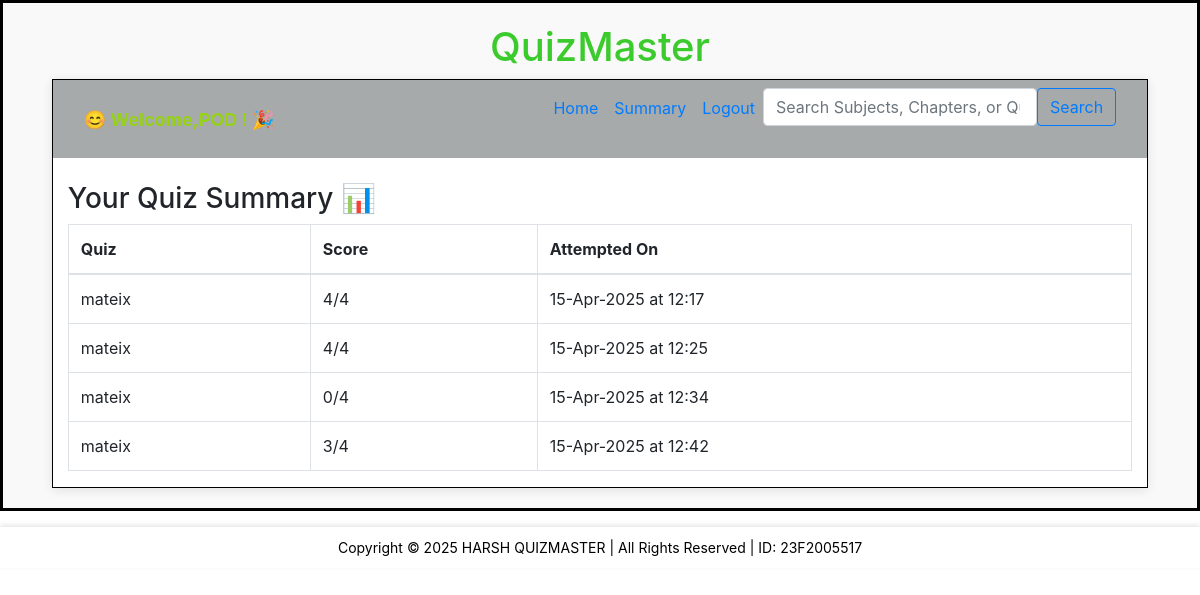
/summary (signed in), run on the app's committed database.
### backend/models.py (models this page shows)
class Score(db.Model):
    __tablename__ = "score"
    id = db.Column(db.Integer, primary_key=True)
    time_stamp_of_attempt = db.Column(db.DateTime, nullable=False, default=datetime.utcnow)
    total_scored = db.Column(db.Integer, nullable=False)
    quiz_id = db.Column(db.Integer, db.ForeignKey("quiz.id"), nullable=False)
    user_id = db.Column(db.Integer, db.ForeignKey("user_info.id"), nullable=False)

class Quiz(db.Model):
    __tablename__ = "quiz"
    id = db.Column(db.Integer, primary_key=True)
    name = db.Column(db.String, nullable=False)
    date_of_quiz = db.Column(db.Date, nullable=False)
    time_duration = db.Column(db.Integer, nullable=False)
    remarks = db.Column(db.Text, nullable=True, default="No remarks")
    chapter_id = db.Column(db.Integer, db.ForeignKey("chapter.id"), nullable=False)
    scores = db.relationship("Score", cascade="all,delete", backref="quiz", lazy=True)
    questions = db.relationship("Question", cascade="all,delete", backref="quiz", lazy=True)

### backend/controllers.py (the view)
@app.route("/summary")
def summary():
    if "user_id" not in session:
        return redirect(url_for("signin"))
    user_id = session["user_id"]
    scores = Score.query.filter_by(user_id=user_id).all()
    return render_template("summary.html", scores=scores)

### templates/summary.html
{% extends 'user_layout.html' %}
{% block content %}
<div class="container mt-4">
    <h3>Your Quiz Summary 📊</h3>
    <table class="table table-bordered">
        <thead>
            <tr>
                <th>Quiz</th>
                <th>Score</th>
                <th>Attempted On</th>
            </tr>
        </thead>
        <tbody>
            {% for s in scores %}
            <tr>
                <td>{{ s.quiz.name }}</td>
                <td>{{ s.total_scored }}/{{ s.quiz.questions|length }}</td>
                <td>{{ s.time_stamp_of_attempt.strftime('%d-%b-%Y') }} at {{ s.time_stamp_of_attempt.strftime('%H:%M') }}</td>
            </tr>
            {% endfor %}
        </tbody>
    </table>
</div>
{% endblock %}

### templates/user_layout.html (shortened to what this page needs)
<!DOCTYPE html>
<html lang="en">
<head>
    <link rel="stylesheet" href="/static/styles/main.css">
    <link rel="stylesheet" href="https://cdn.jsdelivr.net/npm/bootstrap@4.0.0/dist/css/bootstrap.min.css">
</head>
 <body>
    <div class="my_container">
      <div class="centre"><h1> QuizMaster</h1></div>
       <div class="my_panel">
         <nav class="navbar navbar-expand-lg bg-body-tertiary" style="background-color: hsl(180, 2%, 66%);">
            <div class="container-fluid">
                <span class="navbar-text">
                  <div class="err_msg">😊 Welcome,{{session['full_name']}} ! 🎉</div>
                </span>
                <ul class="navbar-nav me-auto mb-2 mb-lg-0">
                  <li class="nav-item">
                    <a class="nav-link active" aria-current="page" href="/user">Home</a>
                </li>
                  <li class="nav-item">
                   <a class="nav-link active" aria-current="page" href="/summary">Summary</a>
                  </li>
                  <li class="nav-item">
                   <a class="nav-link active" aria-current="page" href="/login">Logout</a>
                  </li>
                  <form class="d-flex mb-4" method="GET" action="{{ url_for('search') }}">
                    <input class="form-control me-2" type="search" name="query" placeholder="Search Subjects, Chapters, or Quizzes" aria-label="Search">
                    <button class="btn btn-outline-primary" type="submit">Search</button>
                </form>
               </div>
            </nav>
            {%block content%}{%endblock%}
      </div>
  </div>
</body>
    <footer class="text-center mt-3">
     Copyright &copy; 2025 HARSH QUIZMASTER | All Rights Reserved | ID: 23F2005517
    </footer>
</html>

### static/styles/main.css (style rules this page uses)
* { margin: 0px; }
.my_container { border: 3px solid black; padding: 20px; background-color: #f9f9f9; }
.my_panel { width: 95%; margin: auto; height: auto; border: 1px solid black; background-color: #ffffff; box-shadow: 0 2px 10px rgba(0,0,0,0.1); }
.centre { text-align: center; margin: auto; color: rgb(60, 203, 45); }
footer { width: 100%; text-align: center; font-size: 14px; color: black; background: rgba(255, 255, 255, 0.9); padding: 10px 0; box-shadow: 0 -2px 5px rgba(0,0,0,0.1); margin-top: auto; }
.err_msg { text-align: left; margin: auto; color: rgb(150, 210, 21); font-weight: bold; font-size: 18px; }

### data on the page
Score: quiz.name "mateix", total_scored "4", quiz.questions|length "4", time_stamp_of_attempt "15-Apr-2025", time_stamp_of_attempt "12:17"
Score: quiz.name "mateix", total_scored "4", quiz.questions|length "4", time_stamp_of_attempt "15-Apr-2025", time_stamp_of_attempt "12:25"
Score: quiz.name "mateix", total_scored "0", quiz.questions|length "4", time_stamp_of_attempt "15-Apr-2025", time_stamp_of_attempt "12:34"
Score: quiz.name "mateix", total_scored "3", quiz.questions|length "4", time_stamp_of_attempt "15-Apr-2025", time_stamp_of_attempt "12:42"
